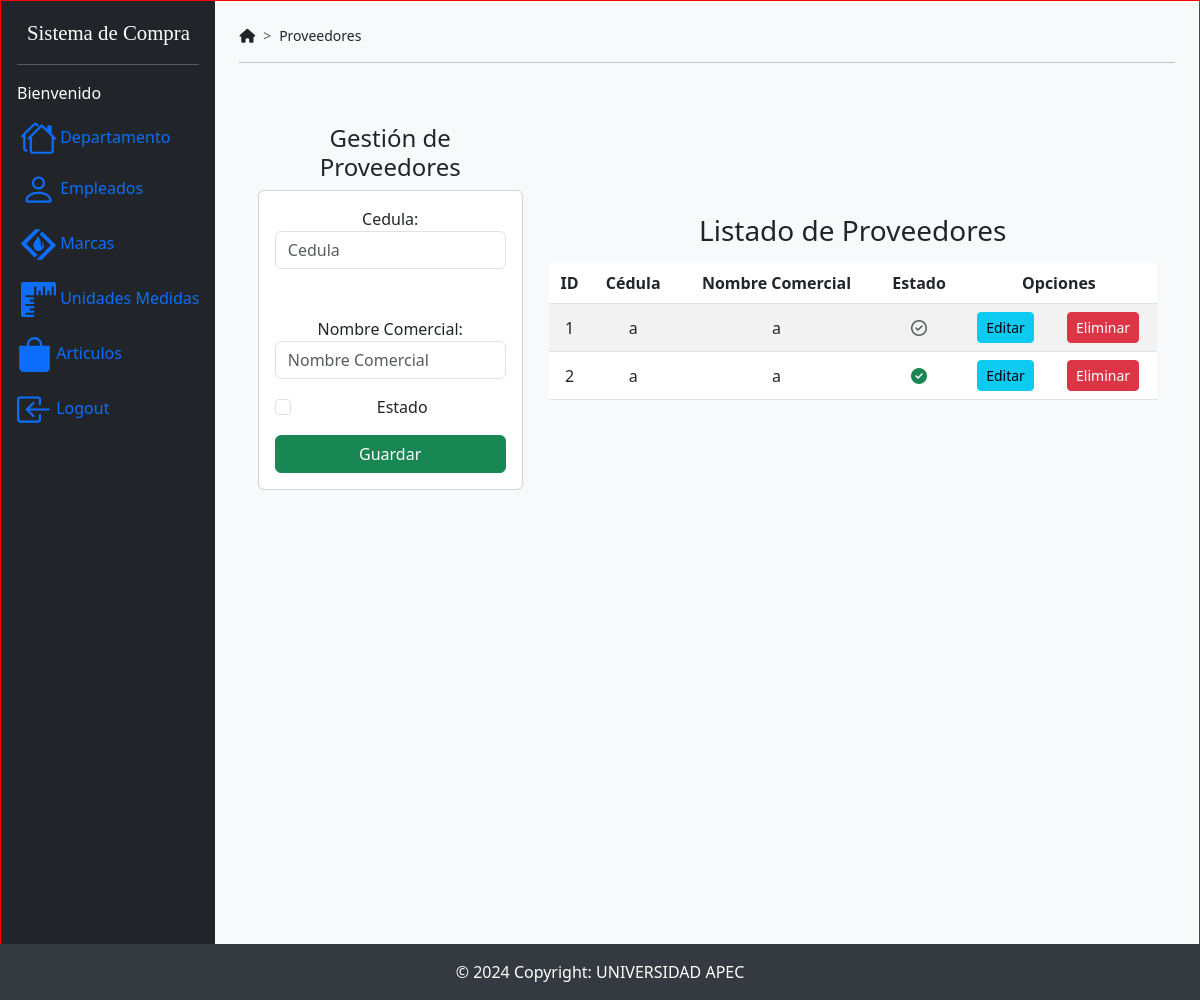
Page /principalProveedores on the committed database.
### SistemaCompraApp/models.py (models this page shows)
class Proveedores(models.Model):
    idproveedor = models.AutoField(db_column='IdProveedor', primary_key=True, blank=False, null=False)  # Field name made lowercase.
    cedularnc = models.TextField(db_column='CedulaRNC')  # Field name made lowercase.
    nombrecomercial = models.TextField(db_column='NombreComercial')  # Field name made lowercase.
    estado = models.TextField(db_column='Estado', blank=True, null=True)  # Field name made lowercase.
    class Meta:
        managed = False
        db_table = 'Proveedores'

### SistemaCompraApp/views.py (the view)
# urls.py: path('principalProveedores', views.principalProveedores, name='principalProveedores'),
def principalProveedores(request):
    listadoProveedor = Proveedores.objects.all()
    return render(request, 'principalProveedores.html', {'proovedor': listadoProveedor})

### SistemaCompraApp/templates/principalProveedores.html (shortened to what this page needs)
{% extends "./base.html" %}
{% block navegacion %}Proveedores{% endblock %}
{% block body %}
    <div class="row">
        <div class="col-sm-12 col-md-8 col-lg-6 col-xl-11 mb-4">
            <h4>Gestión de Proveedores</h4>
            <div class="card">
                <div class="card-body">
                    <form action="/registrarProveedor/" method="post">{% csrf_token %}
                        <div class="form-group mb-5">
                            <label for="txtcedulaProveedor">Cedula:</label>
                            <input type="text"
                                   name="txtcedulaProveedor"
                                   id="txtcedulaProveedor"
                                   class="form-control"
                                   placeholder="Cedula"
                                   minlength="1"
                                   maxlength="500"
                                   required>
                        </div>
                        <div class="form-group mb-3">
                            <label for="txtNombreComercialProveedor">Nombre Comercial:</label>
                            <input type="text"
                                   name="txtNombreComercialProveedor"
                                   id="txtNombreComercialProveedor"
                                   class="form-control"
                                   placeholder="Nombre Comercial"
                                   minlength="1"
                                   maxlength="500"
                                   required>
                        </div>
                        <div class="form-check mb-3">
                            <input class="form-check-input"
                                   type="checkbox"
                                   name="txtEstadoProveedor"
                                   id="txtEstadoProveedor"
                                   required>
                            <label class="form-check-label" for="txtEstadoProveedor">Estado</label>
                        </div>
                        <div class="d-grid">
                            <button type="submit" class="btn btn-success text-white">Guardar</button>
                        </div>
                    </form>
                </div>
            </div>
        </div>
    </div>
        <div class="col-sm-12 col-md-6 col-lg-8 col-xl-8">
            <h3>Listado de Proveedores</h3>
            <div class="table-responsive py-2">
                <table class="table table-striped">
                    <thead>
                        <tr>
                            <th>ID</th>
                            <th>Cédula</th>
                            <th>Nombre Comercial</th>
                            <th>Estado</th>
                            <th colspan="2">Opciones</th>
                        </tr>
                    </thead>
                    <tbody>
                        {% for provee in proovedor %}
                            <tr>
                                <td>{{ provee.idproveedor }}</td>
                                <td>{{ provee.cedularnc }}</td>
                                <td>{{ provee.nombrecomercial }}</td>
                                <td>
                                    {% if provee.estado == "1" %}
                                        <i class="fa-solid fa-circle-check text-success"></i>
                                    {% else %}
                                        <i class="fa-regular fa-circle-check text-muted"></i>
                                    {% endif %}
                                </td>
                                <td>
                                    <a href="edicionProveedor/{{ provee.idproveedor }}" class="btn btn-info btn-sm">Editar</a>
                                </td>
                                <td>
                                    <a href="eliminarProveedor/{{ provee.idproveedor }}" class="btn btn-danger btn-sm btnEliminacion">Eliminar</a>
                                </td>
                            </tr>
                        {% endfor %}
                    </tbody>
                </table>
            </div>
        </div>
{% endblock %}

### SistemaCompraApp/static/css/baseDesign.css (style rules this page uses)
th, td { text-align: center; vertical-align: middle; }
body { height: 1000px; border: 1px solid red; position: relative; }

### SistemaCompraApp/templates/base.html (style rules this page uses)
a { text-decoration: none; color: blue; }

### rows in the picture
Proveedores: idproveedor "1", cedularnc "a", nombrecomercial "a", Estado "0" (drawn)
Proveedores: idproveedor "2", cedularnc "a", nombrecomercial "a", Estado "1" (drawn)
